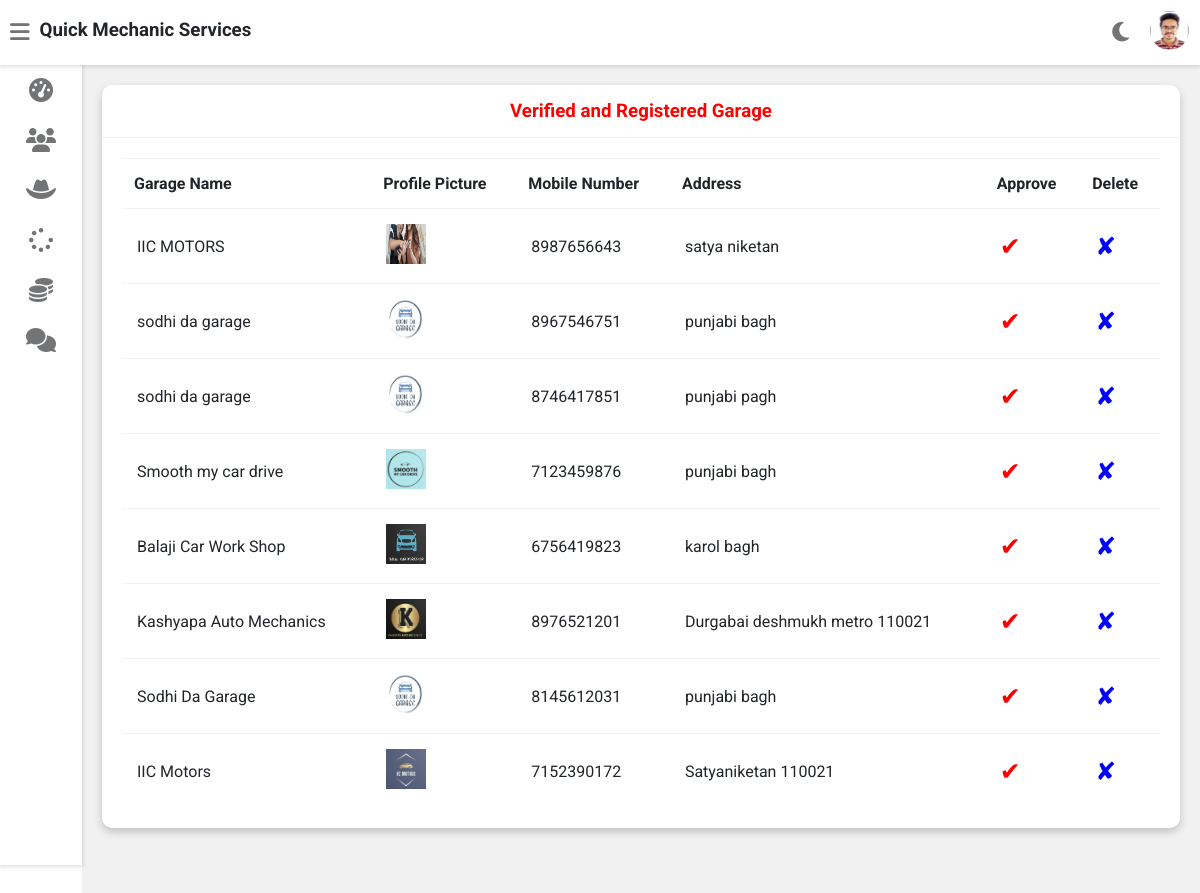
The app's page /admin-approve-garage (signed in) with its own data.
### vehicle/models.py (models this page shows, shortened)
class Garage(models.Model):
    user=models.OneToOneField(User,on_delete=models.CASCADE)
    profile_pic= models.ImageField(upload_to='profile_pic/GarageProfilePic/',null=True,blank=True)
    address = models.CharField(max_length=40)
    mobile = models.CharField(max_length=20,null=False)
    salary=models.PositiveIntegerField(null=True)
    status=models.BooleanField(default=False)
    @property
    def get_name(self):
        return self.user.first_name

### vehicle/views.py (the view)
# urls.py: path('admin-approve-garage',views.admin_approve_garage_view,name='admin-approve-garage'),
@login_required(login_url='adminlogin')
def admin_approve_garage_view(request):
    garages=models.Garage.objects.all().filter(status=False)
    return render(request,'vehicle/admin_approve_garage.html',{'garages':garages})

### templates/vehicle/admin_approve_garage.html
{% extends 'vehicle/adminbase.html' %}
{% block content %}
{% load static %}
	<div class="wrapper">
		<div class="row">
			<div class="col-12 col-m-12 col-sm-12">
				<div class="card">
					<div class="card-header">
						<h3 style="color:red; text-align:center" >
							Verified and Registered Garage
						</h3>
					</div>
					<div class="card-content">
						<table>
							<thead>
                <tr>
                  <th>Garage Name</th>
                  <th>Profile Picture</th>
                  <th>Mobile Number</th>
                  <th>Address</th>
                  <th>Approve</th>
                  <th>Delete</th>
                </tr>
							</thead>
							<tbody>
                {% for m in garages %}
                <tr>
                  <td> {{m.get_name}}</td>
                  <td> <img src="{% static m.profile_pic.url %}" alt="Profile Pic" height="40px" width="40px" /></td>
                  <td>{{m.mobile}}</td>
                  <td>{{m.address}}</td>
                  <td><a  style="color:red; text-decoration:none;font-size:25px;" href="{% url 'approve-garage' m.id  %}">&#10004;</a></td>
                  <td><a style="color:blue; text-decoration:none;font-size:25px;"href="{% url 'delete-garage' m.id  %}">&#10008;</a></td>
                </tr>
                {% endfor %}
							</tbody>
						</table>
					</div>
				</div>
			</div>
		</div>
<br><br><br><br><br><br><br><br><br><br><br><br><br><br><br><br>
	</div>
{% endblock content %}

### static/style.css (style rules this page uses)
:root { --primary-color: #30ac3f; --success-color: #6ab04c; --warning-color: #f0932b; --danger-color: #eb4d4b; --light-color: #212529; --light-second-color: #727475; --light-background: #ffffff; --light-second-background: #f1f1f1; --dark-color: #909090; --dark-second-color: #f5f6fa; --dark-background: #23242D; --dark-second-background: #181818; }
.light { --main-bg-color: var(--light-background); --second-bg-color: var(--light-second-background); --main-color: var(--light-color); --second-color: var(--light-second-color); }
* { box-sizing: border-box; }
body { font-family: 'Roboto', sans-serif; background: var(--main-bg-color); color: var(--main-color); margin: 0; }
.wrapper { padding: 10px; margin-left: 82px; padding-top: 75px; background: var(--second-bg-color); transition: margin-left .5s; }
.row { display: flex; flex-wrap: wrap; flex-direction: row; }
.row:after, .row:before { box-sizing: border-box; }
[class*="col-"] { padding: 10px; }
@media only screen and (min-width: 600px) { .col-sm-12 { width: 100%; } }
@media only screen and (min-width: 768px) { .col-m-12 { width: 100%; } }
@media only screen and (min-width: 992px) { .col-12 { width: 100%; } }
.card { background: var(--main-bg-color); color: var(--main-color); border-radius: 10px; margin-bottom: 10px; box-shadow: 0 4px 8px 0 rgba(0,0,0,0.2); }
.card-header { padding: 15px 30px; border-bottom: 1px solid var(--second-bg-color); position: relative; }
.card-header h3 { margin: 0; }
.card-content { padding: 20px; overflow-x: auto; }
table { border-collapse: collapse; width: 100%; }
table td { border-top: 1px solid var(--second-bg-color); padding: 15px; }
table th { border-top: 1px solid var(--second-bg-color); border-bottom: 1px solid var(--second-bg-color); padding: 15px 12px; text-align: left; }

### records on screen
Garage: get_name "IIC MOTORS", profile_pic (picture), mobile "8987656643", address "satya niketan"
Garage: get_name "sodhi da garage", profile_pic (picture), mobile "8967546751", address "punjabi bagh"
Garage: get_name "sodhi da garage", profile_pic (picture), mobile "8746417851", address "punjabi pagh"
Garage: get_name "Smooth my car drive", profile_pic (picture), mobile "7123459876", address "punjabi bagh"
Garage: get_name "Balaji Car Work Shop", profile_pic (picture), mobile "6756419823", address "karol bagh"
Garage: get_name "Kashyapa Auto Mechanics", profile_pic (picture), mobile "8976521201", address "Durgabai deshmukh metro 110021"
Garage: get_name "Sodhi Da Garage", profile_pic (picture), mobile "8145612031", address "punjabi bagh"
Garage: get_name "IIC Motors", profile_pic (picture), mobile "7152390172", address "Satyaniketan 110021"
